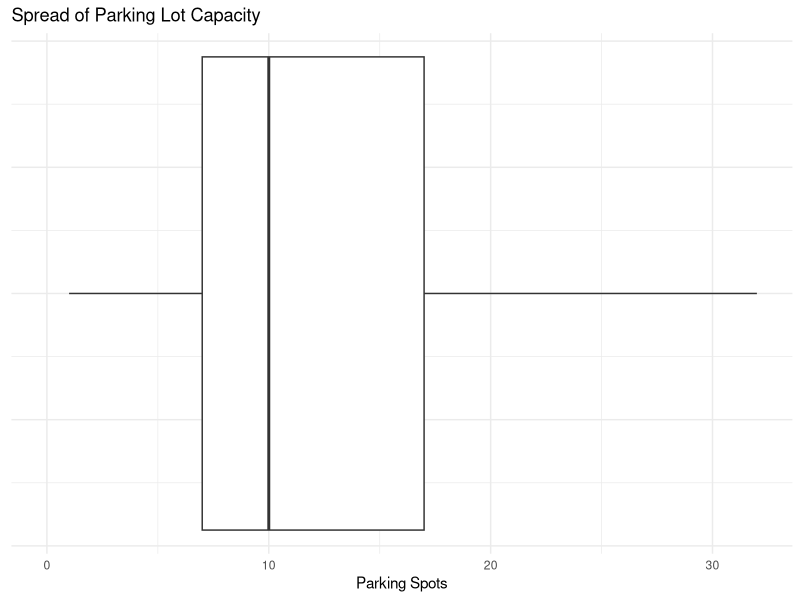
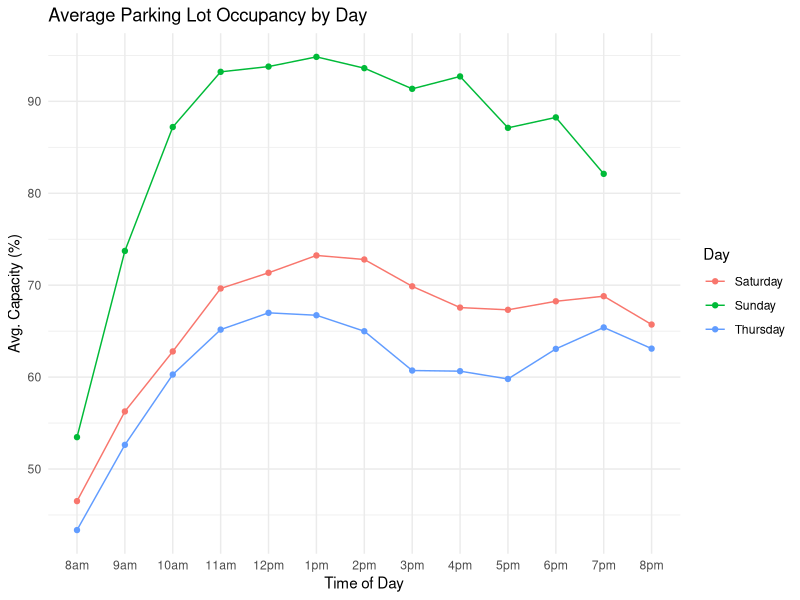
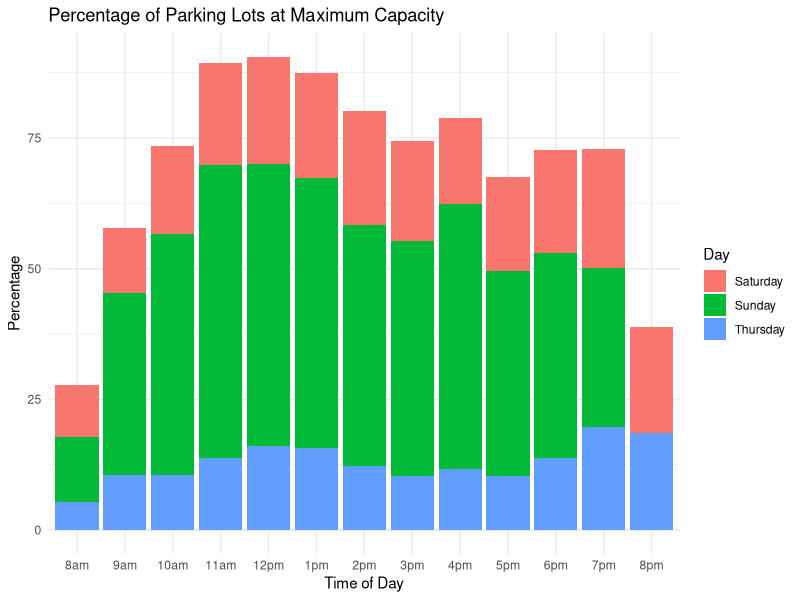

Reproduce these figures in R, in order.
library(tidyverse)
library(readr)

# parking_data <- read_csv("parking_study_occupancy_datasd.csv")
parking_data <- read_csv("parking_with_regions.csv")

# Create report image directory if it does not already exist
dir.create(
  "docs/images",
  recursive = TRUE,
  showWarnings = FALSE
)

# See if you can convert site_id to ints
# Check to make sure nothing is changed first
parking_data %>%
  filter(parking_data$site_id != as.integer(parking_data$site_id)) %>%
  select(site_id) # You cannot

## See counts by day
parking_data %>%
  group_by(day_of_week) %>%
  summarize(n = n())

## See missings
# Several missings when total_inventory = 0
colSums(is.na(parking_data))

nrow(
  parking_data %>%
    filter(total_inventory == 0)
)

## Create cleaned dataset where total_inventory <= 0 are removed
clean_parking <- parking_data %>%
  filter(total_inventory > 0)

# Boxplot of parking lot capacity
ufence <- quantile(
  clean_parking$total_inventory,
  0.75,
  na.rm = TRUE
) + (
  1.5 * IQR(
    clean_parking$total_inventory,
    na.rm = TRUE
  )
)

parking_capacity_plot <- ggplot(
  clean_parking,
  aes(x = total_inventory)
) +
  geom_boxplot(
    outlier.shape = NA
  ) +
  coord_cartesian(
    xlim = c(0, ufence)
  ) +
  theme_minimal() +
  labs(
    x = "Parking Spots",
    title = "Spread of Parking Lot Capacity"
  ) +
  theme(
    axis.text.y = element_blank()
  )

# Save boxplot used in report
ggsave(
  filename = "docs/images/parking_capacity_boxplot.png",
  plot = parking_capacity_plot,
  width = 8,
  height = 5,
  dpi = 300
)

# Five number summary
summary(
  clean_parking$total_inventory
)

# Whisker maximum
clean_parking %>%
  filter(
    total_inventory <
      quantile(
        total_inventory,
        0.75,
        na.rm = TRUE
      ) +
      (
        1.5 * IQR(
          total_inventory,
          na.rm = TRUE
        )
      )
  ) %>%
  pull(total_inventory) %>%
  max()

# Full boxplot with outliers
# Kept for exploratory analysis but not used in report
full_capacity_plot <- ggplot(
  clean_parking,
  aes(x = total_inventory)
) +
  geom_boxplot()

# Make sure to note that there are several outliers,
# it is just not feasible to plot them on the report graph
colSums(
  is.na(clean_parking)
)

# Check to see if occupancy ever is above max capacity
# and if pct is ever > 100
clean_parking %>%
  filter(
    if_any(
      names(clean_parking)[6:18],
      ~ .x > total_inventory
    )
  )

clean_parking %>%
  filter(
    if_any(
      names(clean_parking)[19:31],
      ~ .x > 1
    )
  ) %>%
  select(
    total_inventory,
    names(clean_parking)[19:31]
  )

# Look at how much they were over
max_overflows <- clean_parking %>%
  mutate(
    row_max = apply(
      pick(6:18),
      1,
      max,
      na.rm = TRUE
    ),
    max_col = names(
      pick(6:18)
    )[
      apply(
        pick(6:18),
        1,
        which.max
      )
    ]
  ) %>%
  filter(
    row_max > total_inventory
  ) %>%
  select(
    total_inventory,
    row_max,
    max_col
  ) %>%
  mutate(
    overflow_cnt = row_max - total_inventory,
    overflow_pct = row_max / total_inventory - 1
  )

max(
  max_overflows$overflow_cnt
)

# Since the amount that cars are parked past capacity is a max of 6,
# this is likely not an issue and may instead represent cars parked
# on curbs, grass, dividers, outside marked spaces, etc.
#
# These observations are retained rather than capped at 100%.
# Capping them would change the original regression target and remove
# information about how far above listed capacity an observation was.

# Make sure that percents are correct
# Check for inconsistencies
sum(
  clean_parking[6:18] / clean_parking$total_inventory -
    clean_parking[19:31] > 0.001,
  na.rm = TRUE
)
# Sum = 0, so no mismatches

findIQROutliers <- function(x, s, n) {

  lfence <- quantile(
    x,
    0.25,
    na.rm = TRUE
  ) - (
    1.5 * IQR(
      x,
      na.rm = TRUE
    )
  )

  ufence <- quantile(
    x,
    0.75,
    na.rm = TRUE
  ) + (
    1.5 * IQR(
      x,
      na.rm = TRUE
    )
  )

  out <- !is.na(x) & (
    x < lfence |
      x > ufence
  )

  data.frame(
    site = s[out],
    name = rep(
      n,
      sum(out)
    ),
    pct = x[out],
    lfence = rep(
      lfence,
      sum(out)
    ),
    ufence = rep(
      ufence,
      sum(out)
    )
  )
}

outliers <- Map(
  findIQROutliers,
  clean_parking[19:31],
  s = list(
    clean_parking[[1]]
  ),
  n = names(
    clean_parking
  )[19:31]
) %>%
  bind_rows()

# Every missing 8_pm recording is on a Sunday
colSums(
  is.na(
    clean_parking %>%
      filter(
        day_of_week == "sunday"
      )
  )
)

nrow(
  clean_parking %>%
    filter(
      day_of_week == "sunday"
    )
)

# Every Sunday recording does not have an 8pm recording,
# so it is likely not missing at random

# Prepare dataframe for plotting and modeling
rotated_df <- clean_parking |>
  pivot_longer(
    cols = c(
      names(clean_parking)[19:31]
    ),
    names_to = "time",
    values_to = "pct"
  ) |>
  select(
    site_id,
    time,
    pct,
    day_of_week,
    neighborhood,
    region
  )

rotated_df$time <- factor(
  rotated_df$time,
  levels = names(clean_parking)[19:31]
)

rotated_df$day_of_week <- case_when(
  rotated_df$day_of_week == "saturday" ~ "Saturday",
  rotated_df$day_of_week == "sunday" ~ "Sunday",
  rotated_df$day_of_week == "thursday" ~ "Thursday"
)

# Plot average occupancy percentage by time and day
hourly_occupancy_plot <- ggplot(
  rotated_df %>%
    group_by(
      time,
      day_of_week
    ) %>%
    summarize(
      avg_pct = mean(
        pct,
        na.rm = TRUE
      ),
      .groups = "drop"
    ),
  aes(
    x = time,
    y = avg_pct * 100,
    col = day_of_week,
    group = day_of_week
  )
) +
  geom_point() +
  geom_line() +
  labs(
    x = "Time of Day",
    y = "Avg. Capacity (%)",
    title = "Average Parking Lot Occupancy by Day",
    col = "Day"
  ) +
  scale_x_discrete(
    labels = c(
      "8am",
      "9am",
      "10am",
      "11am",
      "12pm",
      "1pm",
      "2pm",
      "3pm",
      "4pm",
      "5pm",
      "6pm",
      "7pm",
      "8pm"
    )
  ) +
  theme_minimal()

# Save hourly occupancy plot used in report
ggsave(
  filename = "docs/images/hourly_occupancy_by_day.png",
  plot = hourly_occupancy_plot,
  width = 9,
  height = 5.5,
  dpi = 300
)

# Plot percentage of locations at or above 100% occupancy
maximum_capacity_plot <- ggplot(
  rotated_df %>%
    group_by(
      time,
      day_of_week
    ) %>%
    summarise(
      overall_pct = mean(
        pct >= 1,
        na.rm = TRUE
      ) * 100,
      .groups = "drop"
    ),
  aes(
    x = time,
    y = overall_pct,
    fill = day_of_week
  )
) +
  geom_col() +
  scale_x_discrete(
    labels = c(
      "8am",
      "9am",
      "10am",
      "11am",
      "12pm",
      "1pm",
      "2pm",
      "3pm",
      "4pm",
      "5pm",
      "6pm",
      "7pm",
      "8pm"
    )
  ) +
  labs(
    x = "Time of Day",
    y = "Percentage",
    title = "Percentage of Parking Lots at Maximum Capacity",
    fill = "Day"
  ) +
  theme_minimal()

# Save maximum-capacity plot used in report
ggsave(
  filename = "docs/images/maximum_capacity_by_hour.png",
  plot = maximum_capacity_plot,
  width = 9,
  height = 5.5,
  dpi = 300
)

# Final check of number of records by site
parking_data %>%
  group_by(site_id) %>%
  summarize(
    n = n()
  )
